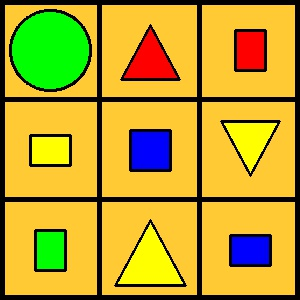
#> input picture set-5/2. Task_Description/test_images/board_5.jpg, 300 x 300 px
$ python rem_cont.py   (older library calls are emulated)
#> lines starting #> are read from the running program, lines starting #| are printed output that depends on the picture; after the words box and inside, x2 and y2 are one past the last pixel; in counts of white or black regions, pixels touching at a corner belong together
import numpy as np
import cv2

def is_contour_bad(c):
	# approximate the contour
	peri = cv2.arcLength(c, True)
	approx = cv2.approxPolyDP(c, 0.02 * peri, True)

	# the contour is 'bad' if it is not a rectangle
	return 1
image = cv2.imread("test_images/board_5.jpg")
#> image is the input picture: shape (300, 300, 3); mean B, G, R 45, 161.6, 187.1
gray = cv2.cvtColor(image, cv2.COLOR_BGR2GRAY)
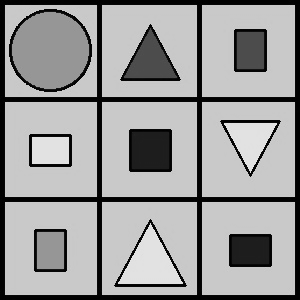
#> gray: shape (300, 300); min 0, max 232, mean 156
edged = cv2.Canny(gray, 50, 100)
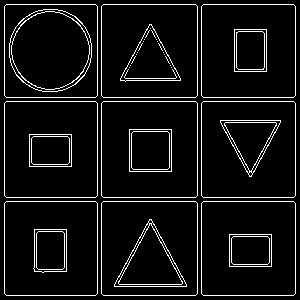
#> edged: shape (300, 300); 7% white in thin lines or dots
cv2.imshow("Original", image)

# find contours in the image and initialize the mask that will be
# used to remove the bad contours
_,cnts, _ = cv2.findContours(edged.copy(), cv2.RETR_LIST, cv2.CHAIN_APPROX_SIMPLE)
#> cnts = 72 contours, 22 with area under 20; largest, box (x1, y1, x2, y2) and area: (101, 101, 198, 198) 9208, (101, 101, 198, 198) 9208, (101, 201, 198, 296) 9016, (101, 201, 198, 296) 9016, (201, 101, 296, 198) 9016
mask = np.ones(image.shape[:2], dtype="uint8") * 255

# loop over the contours
for c in cnts:
	# if the contour is bad, draw it on the mask
	if (is_contour_bad(c)):
		cv2.drawContours(mask, [c], -1, 0, -1)
#> this loop made 72 passes
#> (peri in is_contour_bad, approx in is_contour_bad) on passes 1, 2, 3, 4, 5, 6, 7, 8, 9, 12, 13, 14: (127.3, [[231, 238], [267, 236], [269, 262], [233, 264]]), (127.3, [[231, 238], [233, 264], [269, 262], [267, 236]]), (145.7, [[229, 235], [270, 234], [271, 265], [230, 266]]), (148, [[229, 234], [229, 266], [271, 266], [271, 234]]), (127.3, [[38, 231], [64, 233], [62, 269], [36, 267]]), (127.3, [[38, 231], [36, 267], [62, 269], [64, 233]]), (147.3, [[35, 229], [66, 230], [65, 271], [34, 270]]), (149.7, [[34, 229], [34, 271], [66, 271], [66, 229]]), (211.3, [[150, 223], [181, 284], [118, 283]]), (237, [[149, 219], [114, 286], [186, 286]]), (371.3, [[203, 201], [295, 203], [293, 295], [201, 293]]), (375.3, [[101, 203], [195, 201], [197, 293], [103, 295]])
#> peri in is_contour_bad on passes 10, 11, 19, 29, 37, 42: 440.3, 12.49, 13.31, 362.4, 144.3, 17.31
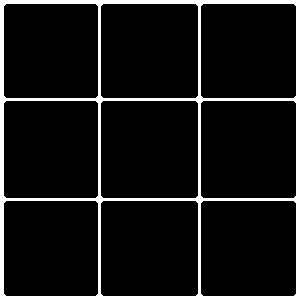
#> mask: shape (300, 300); 9.2% white; 1 white region, box (x1, y1, x2, y2) and area: (0, 0, 300, 300) 8312

# remove the contours from the image and show the resulting images
image = cv2.bitwise_and(image, image, mask=mask)
cv2.imshow("Mask", mask)
cv2.imshow("After", image)
cv2.waitKey(0)

$ run again, with set-5/2. Task_Description/test_images/container_1.jpg copied over set-5/2. Task_Description/test_images/board_5.jpg
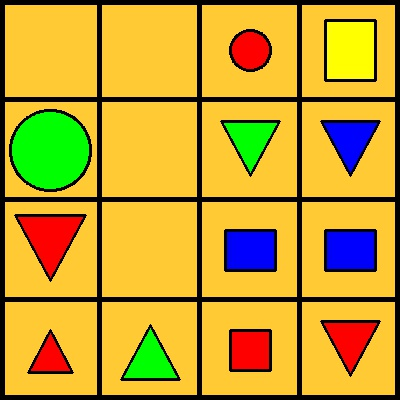
#> input picture set-5/2. Task_Description/test_images/container_1.jpg, 400 x 400 px
#> image is the input picture: shape (400, 400, 3); mean B, G, R 47.8, 159.1, 195.1
#> `edged = cv2.Canny(gray, 50, 100)`:
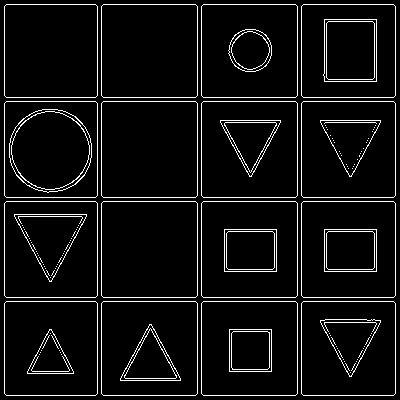
#> edged: shape (400, 400); 6.3% white in thin lines or dots
#> cnts = 165 contours, 93 with area under 20; largest, box (x1, y1, x2, y2) and area: (201, 201, 298, 298) 9208, (101, 201, 198, 298) 9208, (201, 201, 298, 298) 9208, (101, 201, 198, 298) 9208, (201, 101, 298, 198) 9208
#> the loop `for c in cnts:` made 165 passes
#> (peri in is_contour_bad, approx in is_contour_bad) on passes 1, 4, 5: (0, [[350, 372]]), (0, [[356, 361]]), (0, [[344, 361]])
#> after the loop `for c in cnts:`:
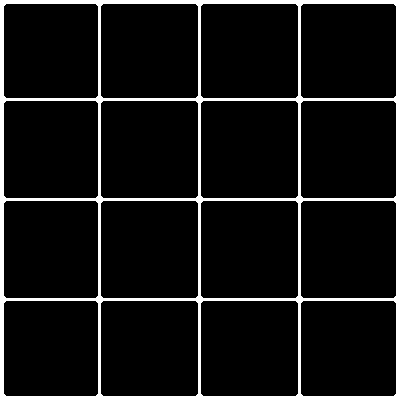
#> mask: shape (400, 400); 8.4% white; 1 white region, box (x1, y1, x2, y2) and area: (0, 0, 400, 400) 13503

$ run again, with set-5/2. Task_Description/test_images/container_2.jpg copied over set-5/2. Task_Description/test_images/board_5.jpg
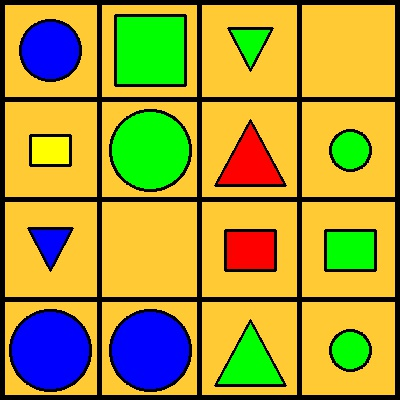
#> input picture set-5/2. Task_Description/test_images/container_2.jpg, 400 x 400 px
#> image is the input picture: shape (400, 400, 3); mean B, G, R 56.1, 152.8, 166.9
#> `edged = cv2.Canny(gray, 50, 100)`:
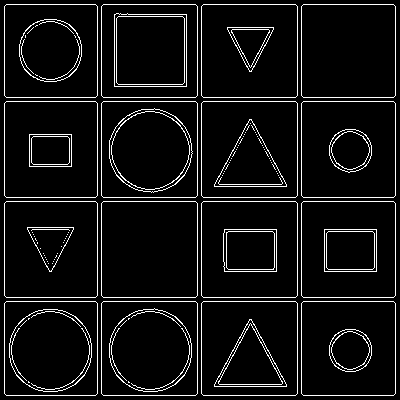
#> edged: shape (400, 400); 6.9% white in thin lines or dots
#> cnts = 157 contours, 79 with area under 20; largest, box (x1, y1, x2, y2) and area: (201, 201, 298, 298) 9208, (101, 201, 198, 298) 9208, (201, 201, 298, 298) 9208, (101, 201, 198, 298) 9208, (201, 101, 298, 198) 9208
#> the loop `for c in cnts:` made 157 passes
#> (peri in is_contour_bad, approx in is_contour_bad) on passes 1, 2, 11: (3.41, [[128, 381], [128, 382], [129, 382]]), (3.41, [[28, 381], [28, 382], [29, 382]]), (211.3, [[250, 323], [281, 384], [218, 383]])
#> after the loop `for c in cnts:`:
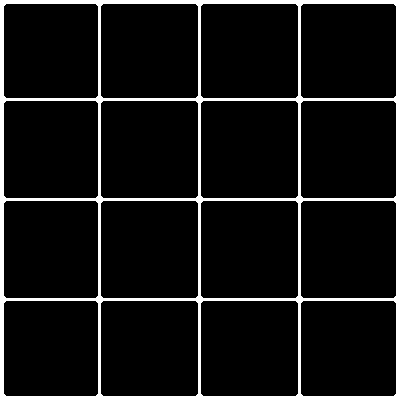
#> mask: shape (400, 400); 8.4% white; 1 white region, box (x1, y1, x2, y2) and area: (0, 0, 400, 400) 13503

$ run again, with set-5/2. Task_Description/test_images/container_3.jpg copied over set-5/2. Task_Description/test_images/board_5.jpg
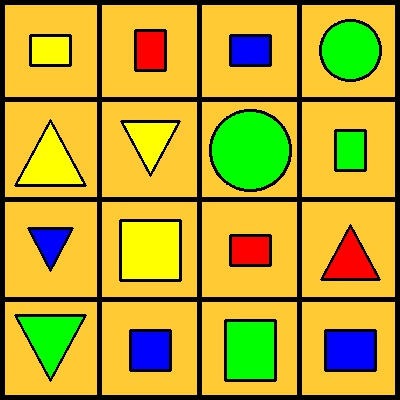
#> input picture set-5/2. Task_Description/test_images/container_3.jpg, 400 x 400 px
#> image is the input picture: shape (400, 400, 3); mean B, G, R 45.5, 163.8, 183.1
#> `edged = cv2.Canny(gray, 50, 100)`:
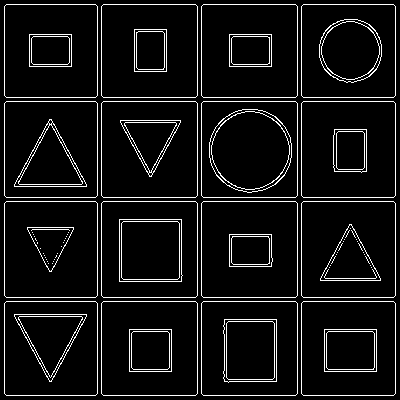
#> edged: shape (400, 400); 7.2% white in thin lines or dots
#> cnts = 137 contours, 47 with area under 20; largest, box (x1, y1, x2, y2) and area: (201, 201, 298, 298) 9208, (101, 201, 198, 298) 9208, (201, 201, 298, 298) 9208, (101, 201, 198, 298) 9208, (201, 101, 298, 198) 9208
#> the loop `for c in cnts:` made 137 passes
#> (peri in is_contour_bad, approx in is_contour_bad) on passes 1 to 7: (167.3, [[326, 333], [372, 331], [374, 367], [328, 369]]), (147.3, [[133, 331], [169, 333], [167, 369], [131, 367]]), (167.9, [[326, 333], [328, 369], [373, 369], [372, 331]]), (147.3, [[133, 331], [131, 367], [167, 369], [169, 333]]), (185.7, [[324, 330], [375, 329], [376, 370], [325, 371]]), (165.7, [[129, 330], [170, 329], [171, 370], [130, 371]]), (188, [[324, 329], [324, 371], [376, 371], [376, 329]])
#> after the loop `for c in cnts:`:
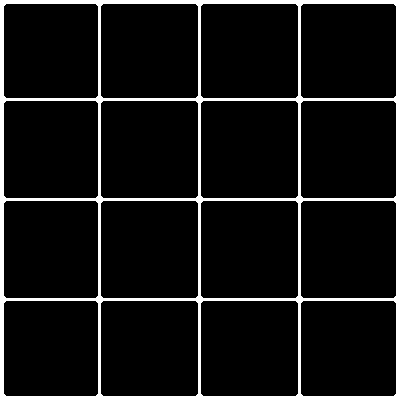
#> mask: shape (400, 400); 8.4% white; 1 white region, box (x1, y1, x2, y2) and area: (0, 0, 400, 400) 13503
